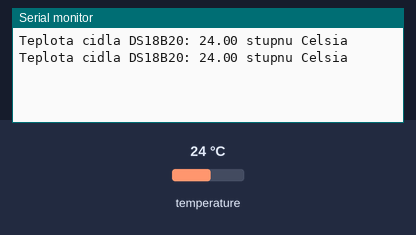
This sketch was run on a simulated Arduino Uno, built with avr-gcc and run on an emulated ATmega328P. Parts: the last lines printed to the serial monitor. Inputs (shaded band) come from the test bench; at power-on: temperature 24 °C.

Above: at 3.3 s.
3.4 s: temperature set to 12 °C
At 5.5 s:
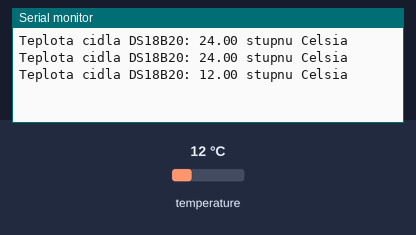
5.9 s: temperature set to 19 °C
At 6.9 s:
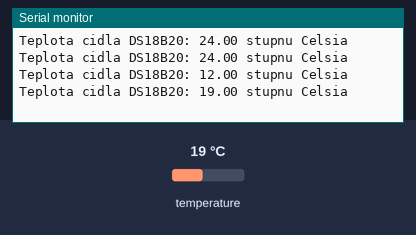
Timing chart, 0 to 8.9 s (numbered marks = the images above; inputs shaded):
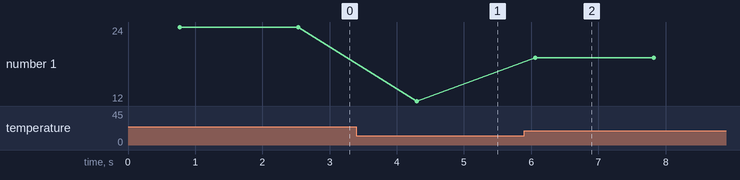

Measured:
- after the input at 3.4 s, the serial monitor: prints a new line after 0.90 s (image 1)
- after the input at 5.9 s, the serial monitor: prints a new line after 0.16 s (image 2)
- plotted number 1: 24 → 12 after the input at 3.4 s, 12 → 19 after the input at 5.9 s

The sketch:

12_teplotne_cidlo_ds18b20_dratek.ino
```cpp
// Teplotní čidlo DS18B20

// připojení knihoven
#include <OneWire.h>
#include <DallasTemperature.h>

// nastavení čísla vstupního pinu
const int pinCidlaDS = A0;
// vytvoření instance oneWireDS z knihovny OneWire
OneWire oneWireDS(pinCidlaDS);
// vytvoření instance senzoryDS z knihovny DallasTemperature
DallasTemperature senzoryDS(&oneWireDS);

void setup(void) {
  // komunikace přes sériovou linku rychlostí 9600 baud
  Serial.begin(9600);
  // zapnutí komunikace knihovny s teplotním čidlem
  senzoryDS.begin();
}

void loop(void) {
  // načtení informací ze všech připojených čidel na daném pinu
  senzoryDS.requestTemperatures();
  // výpis teploty na sériovou linku, při připojení více čidel
  // na jeden pin můžeme postupně načíst všechny teploty
  // pomocí změny čísla v závorce (0) - pořadí dle unikátní adresy čidel
  Serial.print("Teplota cidla DS18B20: ");
  Serial.print(senzoryDS.getTempCByIndex(0));
  Serial.println(" stupnu Celsia");
  // pauza pro přehlednější výpis
  delay(1000);
}
```
